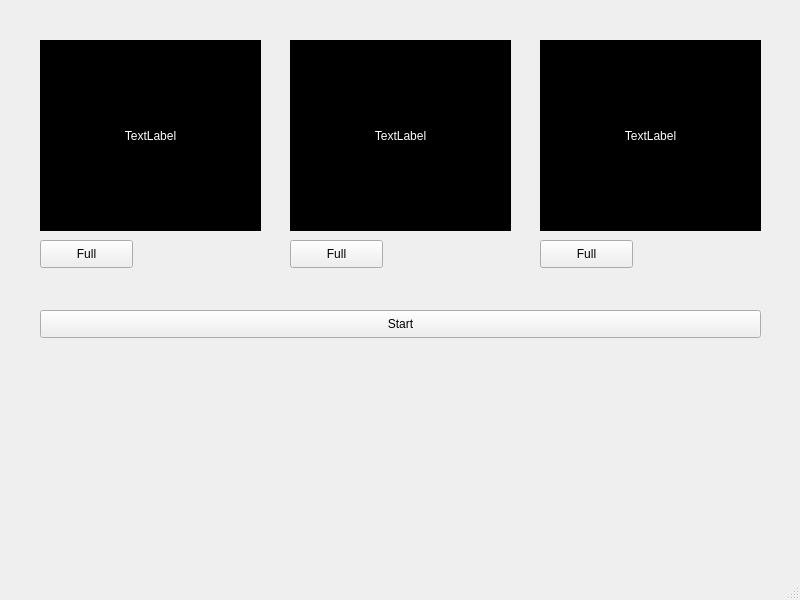
<?xml version="1.0" encoding="UTF-8"?>
<ui version="4.0">
 <class>MainWindow</class>
 <widget class="QMainWindow" name="MainWindow">
  <property name="geometry">
   <rect>
    <x>0</x>
    <y>0</y>
    <width>800</width>
    <height>600</height>
   </rect>
  </property>
  <property name="windowTitle">
   <string>MainWindow</string>
  </property>
  <widget class="QWidget" name="centralwidget">
   <widget class="QLabel" name="cam_1">
    <property name="geometry">
     <rect>
      <x>40</x>
      <y>40</y>
      <width>221</width>
      <height>191</height>
     </rect>
    </property>
    <property name="styleSheet">
     <string notr="true">background-color: rgb(0, 0, 0);
color: white;</string>
    </property>
    <property name="text">
     <string>TextLabel</string>
    </property>
    <property name="alignment">
     <set>Qt::AlignCenter</set>
    </property>
   </widget>
   <widget class="QLabel" name="cam_2">
    <property name="geometry">
     <rect>
      <x>290</x>
      <y>40</y>
      <width>221</width>
      <height>191</height>
     </rect>
    </property>
    <property name="styleSheet">
     <string notr="true">background-color: rgb(0, 0, 0);
color: white;</string>
    </property>
    <property name="text">
     <string>TextLabel</string>
    </property>
    <property name="alignment">
     <set>Qt::AlignCenter</set>
    </property>
   </widget>
   <widget class="QLabel" name="cam_3">
    <property name="geometry">
     <rect>
      <x>540</x>
      <y>40</y>
      <width>221</width>
      <height>191</height>
     </rect>
    </property>
    <property name="styleSheet">
     <string notr="true">background-color: rgb(0, 0, 0);
color: white;</string>
    </property>
    <property name="text">
     <string>TextLabel</string>
    </property>
    <property name="alignment">
     <set>Qt::AlignCenter</set>
    </property>
   </widget>
   <widget class="QPushButton" name="full_1">
    <property name="geometry">
     <rect>
      <x>40</x>
      <y>240</y>
      <width>93</width>
      <height>28</height>
     </rect>
    </property>
    <property name="text">
     <string>Full</string>
    </property>
   </widget>
   <widget class="QPushButton" name="full_2">
    <property name="geometry">
     <rect>
      <x>290</x>
      <y>240</y>
      <width>93</width>
      <height>28</height>
     </rect>
    </property>
    <property name="text">
     <string>Full</string>
    </property>
   </widget>
   <widget class="QPushButton" name="full_3">
    <property name="geometry">
     <rect>
      <x>540</x>
      <y>240</y>
      <width>93</width>
      <height>28</height>
     </rect>
    </property>
    <property name="text">
     <string>Full</string>
    </property>
   </widget>
   <widget class="QPushButton" name="start">
    <property name="geometry">
     <rect>
      <x>40</x>
      <y>310</y>
      <width>721</width>
      <height>28</height>
     </rect>
    </property>
    <property name="text">
     <string>Start</string>
    </property>
   </widget>
  </widget>
  <widget class="QMenuBar" name="menubar">
   <property name="geometry">
    <rect>
     <x>0</x>
     <y>0</y>
     <width>800</width>
     <height>26</height>
    </rect>
   </property>
  </widget>
  <widget class="QStatusBar" name="statusbar"/>
 </widget>
 <resources/>
 <connections/>
</ui>
